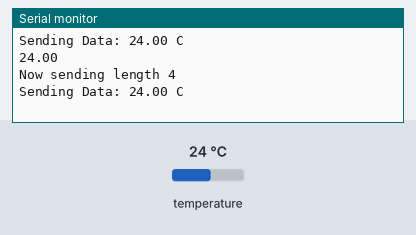
The sketch below on a simulated Arduino Uno, built with avr-gcc and run on an emulated ATmega328P. Parts: the last lines printed to the serial monitor. The inputs (shaded band) are chosen by the test bench; at power-on: temperature 24 °C. No radio packets arrive unless stated.

Above: at 5.3 s.
5.4 s: temperature set to 12 °C
At 8.0 s:
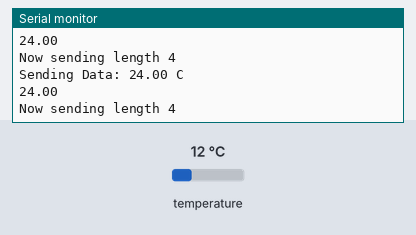
10.2 s: temperature set to 19 °C
At 12.6 s:
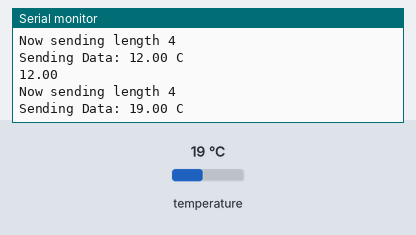
Timing chart, 0 to 14.1 s (numbered marks = the images above; inputs shaded):
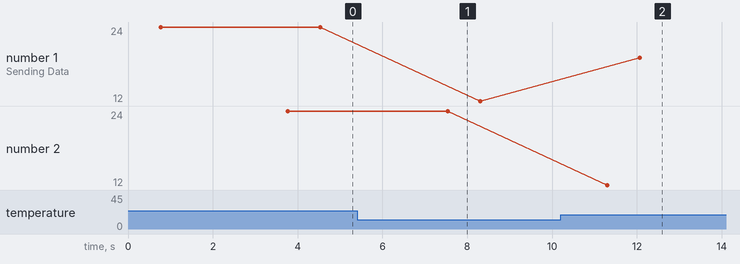

Measured:
- after the input at 10.2 s, the serial monitor: prints a new line after 1.9 s (image 2)
- plotted number 1: 24 → 12 after the input at 5.4 s, 12 → 19 after the input at 10.2 s
- plotted number 2: 24 → 19 after the input at 10.2 s

The sketch:

temp_rx.ino
```cpp
#include<SPI.h>
#include "nRF24L01.h"
#include "RF24.h"
#include <OneWire.h>
#include <DallasTemperature.h>

static char send_payload[256];

#define ONE_WIRE_BUS 2

OneWire oneWire(ONE_WIRE_BUS);
DallasTemperature sensors(&oneWire);

const int min_payload_size = 4;
const int max_payload_size = 32;
const int payload_size_increments_by = 1;
int next_payload_size = min_payload_size;

RF24 radio(9,10);
const int role_pin=5;

const uint64_t pipes[2]={0xF0F0F0F0F0E1LL,0XF0F0F0F0D2LL};
char receive_payload[max_payload_size+1];
void setup()
{
  Serial.begin(115200);
  radio.begin();
  radio.enableDynamicPayloads();
  radio.setRetries(5,15);

  radio.openWritingPipe(pipes[0]);
  radio.openReadingPipe(1,pipes[1]);
  radio.startListening();
}

void loop(void)
{
  sensors.requestTemperatures();
  float temperature = sensors.getTempCByIndex(0);
  Serial.print("Sending Data: ");
  Serial.print(temperature);
  Serial.println(" C");
  delay(3000);
  String temp = String(temperature);
  static char send_payload[50];
  temp.toCharArray(send_payload,50);
  Serial.println(send_payload);

  radio.stopListening();

  Serial.print(F("Now sending length "));
  Serial.println(next_payload_size);
  radio.write(send_payload, next_payload_size);
  radio.startListening();
}
```
